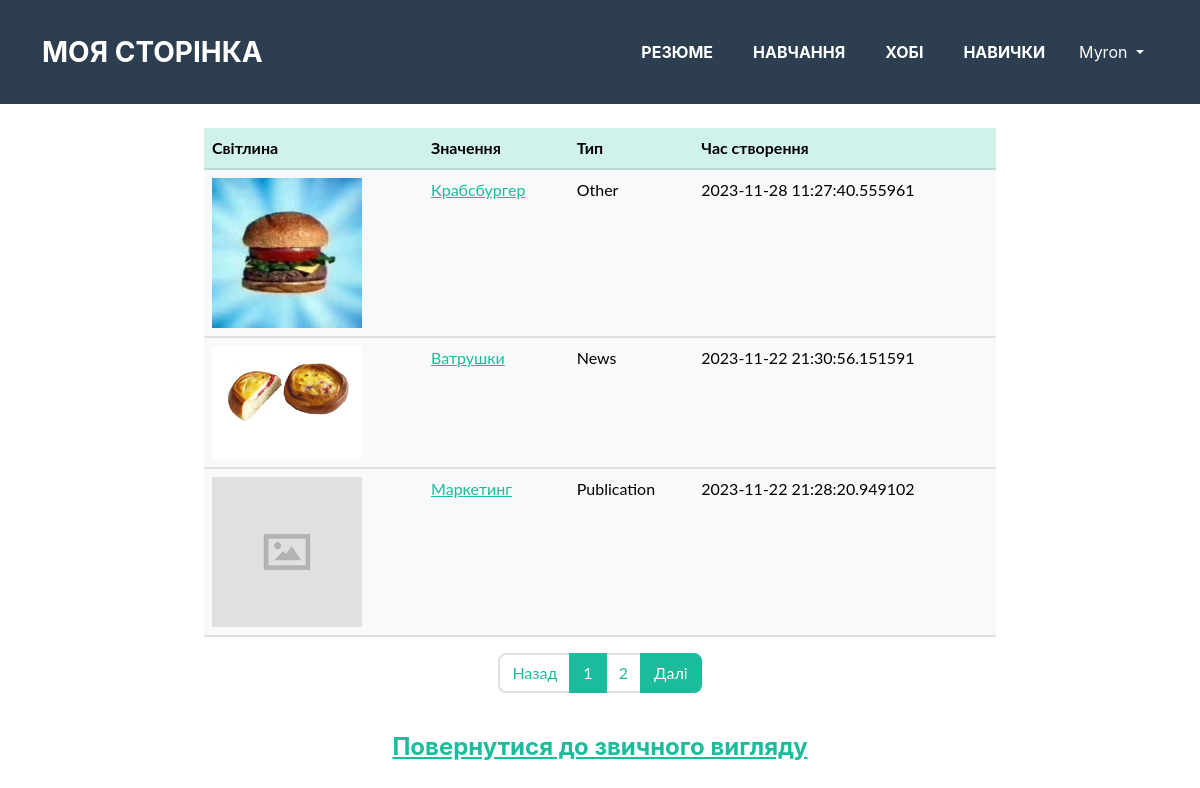
The app's page /post/alt (signed in) with its own data.
### app/auth/models.py (models this page shows, shortened)
class User(db.Model, UserMixin):
    id = db.Column(db.Integer, primary_key=True)
    username = db.Column(db.String(20), unique=True, nullable=False)
    email = db.Column(db.String(120), unique=True, nullable=False)
    about_me = db.Column(db.String(140))
    last_seen = db.Column(db.DateTime, default=datetime.now())
    password = db.Column(db.String(60), nullable=False)
    image_file = db.Column(db.String(60), nullable=False, server_default='default.jpg')

### app/post/models.py (models this page shows, shortened)
class Post(db.Model):
    id = db.Column(db.Integer, primary_key=True)
    title = db.Column(db.String(100), nullable=False)
    text = db.Column(db.Text, nullable=True)
    image_file = db.Column(db.String(64), nullable=False, server_default='postdefault.png')
    created = db.Column(db.DateTime, default=datetime.now())
    type = db.Column(db.Enum(PostType))
    enabled = db.Column(db.Boolean, default=True, nullable=False)
    user_id = db.Column(db.Integer, db.ForeignKey('user.id'), nullable=False)
    category_id = db.Column(db.Integer, db.ForeignKey('category.id', name='fk_category_id'), nullable=True)
    tags = db.relationship('Tag', secondary=post_tag, backref='posts')

### app/post/views.py (the view)
@post_blueprint.route("/alt", methods=['GET', 'POST'])
@login_required
def view_post_by_date():
    page_num = request.args.get('page', 1, type=int)
    all_posts = Post.query.order_by(desc(Post.created)).paginate(page=page_num, per_page=3)
    image_file = url_for('static', filename='images/')
    return render_template('show_all_posts_by_date.html', all_posts=all_posts, image_file=image_file)

### app/auth/models.py (called while the page is built)
@login_manager.user_loader
def user_loader(user_id):
    return User.query.get(int(user_id))

### app/post/templates/post/show_all_posts_by_date.html (shortened to what this page needs)
{% extends 'base.html' %}
{% block body %}
<section>
    <div class="row justify-content-center">
        <div class="container col-md-8 col-lg-8">
            <br>
            <table class="table table-light">
                <thead class="table-primary">
                    <tr class = "postTable">
                        <th class = "postTable">Світлина</th>
                        <th class = "postTable">Значення</th>
                        <th class = "postTable">Тип</th>
                        <th class = "postTable">Час створення</th>
                    </tr>
                </thead>
                <tbody>
                    {% for post in all_posts %}
                    <tr>
                        <th scope="row"><img src="{{url_for('post_bp.static', filename='images/' + post.image_file)}}" width="150px"></th>
                        <td class = "postTable"><a href="{{ url_for('post_bp.view_detail', id=post.id) }}">{{ post.title }}</a></td>
                        <td class = "postTable">{{ post.type.name }}</td>
                        <td class = "postTable">{{ post.created }}</td>
                    </tr>
                    {% else %}
                        <tr>
                            <td colspan="4"><strong>Пости відсутні. <a href={{url_for("post_bp.create")}}>Створіть свій перший пост</a></strong></td>
                        </tr>
                    {% endfor %}
                </tbody>
            </table>
            <ul class="pagination justify-content-center">
            {% if all_posts.has_prev %}
                <li class="page-item active"><a class="page-link" href={{url_for("post_bp.view_post_by_date", page = all_posts.prev_num) }}>Назад</a></li>
            {% else %}
                <li class="page-item secondary"><a class="page-link" href="#">Назад</a></li>
            {% endif %}
            {% for number in all_posts.iter_pages(left_edge = 3, right_edge = 3) %}
                {% if all_posts.page != number %}
                    <li class="page-item secondary"><a class="page-link" href={{url_for("post_bp.view_post_by_date", page = number) }}>{{ number }}</a></li>
                {% else %}
                    <li class="page-item active"><a class="page-link" href="#">{{ number }}</a></li>
                {% endif %}
            {% endfor %}
            {% if all_posts.has_next %}
                <li class="page-item active"><a class="page-link" href={{url_for("post_bp.view_post_by_date", page = all_posts.next_num) }}>Далі</a></li>
            {% else %}
                <li class="page-item secondary"><a class="page-link" href="#">Далі</a></li>
            {% endif %}
            </ul>
            <br>
            <h4 class="text-center"><a href={{url_for("post_bp.view_post")}}>Повернутися до звичного вигляду</a></h4>
        </div>
    </div>
</section>
{% endblock %}

### app/templates/nav.html (shortened to what this page needs)
{% set menu = {
    "Резюме": url_for("home_bp.cv"),
    "Навчання": url_for("home_bp.edu"),
    "Хобі": url_for("home_bp.hobbies"),
    "Навички": url_for("home_bp.skills"),
} %}
<nav class="navbar navbar-expand-lg bg-secondary text-uppercase" id="mainNav">
    <div class="container">
        <a class="navbar-brand" href="{{url_for("home_bp.home")}}">Моя сторінка</a>
        <div class="collapse navbar-collapse" id="navbarResponsive">
            <ul class="navbar-nav ms-auto">
                {%for name, url in menu.items() %}
                <li class="nav-item mx-0 mx-lg-1"><a class="nav-link py-3 px-0 px-lg-3 rounded" href={{url}}> {{ name | upper}} </a></li>
                {% endfor %}
                {% if current_user.is_authenticated %}
                    <div class="btn-group">
                        <button class="btn btn-secondary dropdown-toggle " type="button" id="dropdownMenuButton" data-bs-toggle="dropdown" aria-haspopup="true" aria-expanded="false">
                            {{ current_user.username }}
                        </button>
                    </div>
                {% else %}
                    <li class="nav-item mx-0 mx-lg-1"><a class="nav-link py-3 px-0 px-lg-3 rounded" href={{ url_for('auth_bp.login') }}> Увійти </a></li>
                {% endif %}
            </ul>
        </div>
    </div>
</nav>

### records on screen
User: username "Myron"
Post: image_file (picture), title "Крабсбургер", type.name "Other", created "2023-11-28 11:27:40.555961"
Post: image_file (picture), title "Ватрушки", type.name "News", created "2023-11-22 21:30:56.151591"
Post: image_file (placeholder picture), title "Маркетинг", type.name "Publication", created "2023-11-22 21:28:20.949102"

### other values on screen
{{ name | upper }} "РЕЗЮМЕ" "НАВЧАННЯ" "ХОБІ" "НАВИЧКИ"
{{ number }} "1"
{{ number }} "2"
